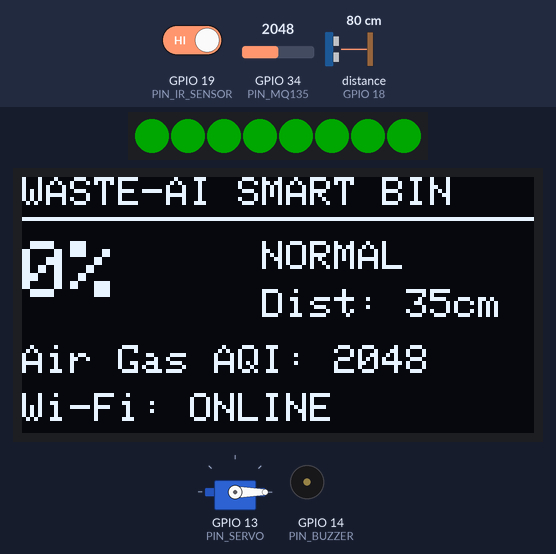
Simulated run of this sketch. Board: ESP32. Parts: servo, 8 RGB LEDs in strip order, left to right, 128×64 one-colour display, buzzer (waves = sounding, pin HIGH). Wiring (inferred from the names in the program): ultrasonic range finder: trigger GPIO 5; echo GPIO 18. Inputs (shaded band) come from the test bench; at power-on: distance to the obstacle (sensor on GPIO 18) 80 cm, GPIO 19 (PIN_IR_SENSOR) HIGH, GPIO 34 (PIN_MQ135) = 2048. The echo pulse lasts 58.3 µs per cm; dim RGB values are drawn brighter than linear; WiFi joins after 1.5 s; servers stay silent unless stated; uploads are accepted with an empty reply; pins used as bus, display or sensor lines are not drawn; what the sketch prints to the serial monitor is not drawn.

Above: at 3.6 s.
3.7 s: distance to the obstacle (sensor on GPIO 18) set to 9 cm
At 7.1 s:
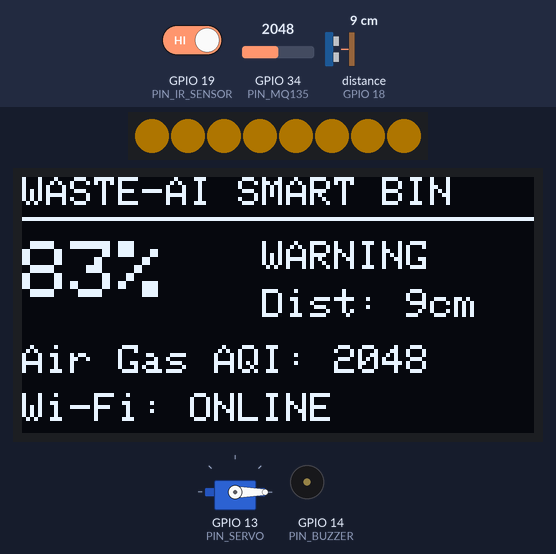
7.5 s: distance to the obstacle (sensor on GPIO 18) set to 6 cm
At 9.7 s:
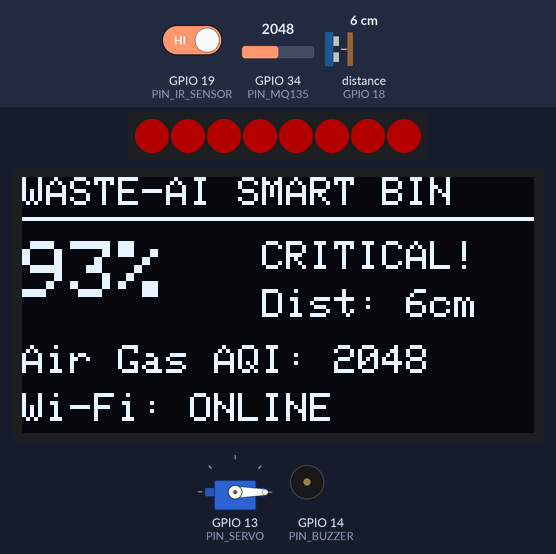
15.4 s: distance to the obstacle (sensor on GPIO 18) set to 18 cm
At 19.1 s:
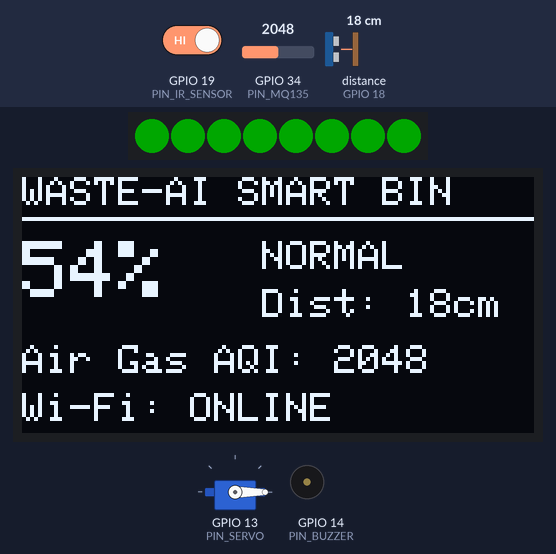
19.6 s: GPIO 19 (PIN_IR_SENSOR) driven LOW
At 20.6 s:
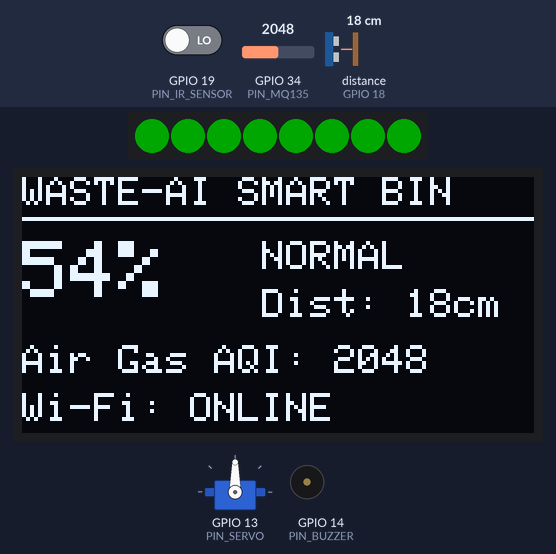
21.1 s: distance to the obstacle (sensor on GPIO 18) set to 2 cm
At 21.8 s:
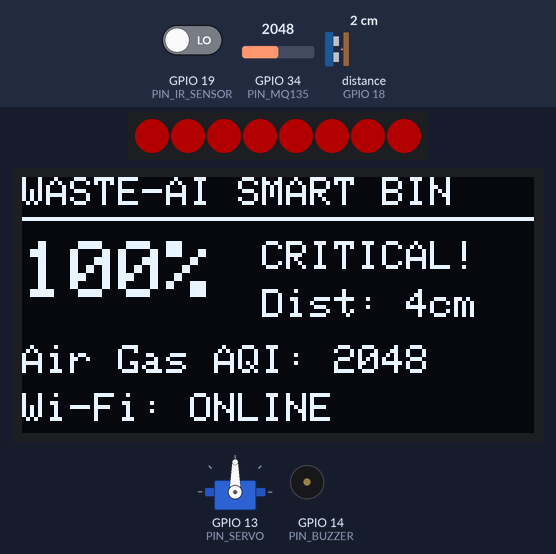
28.8 s: GPIO 34 (PIN_MQ135) set to 2866
At 31.5 s:
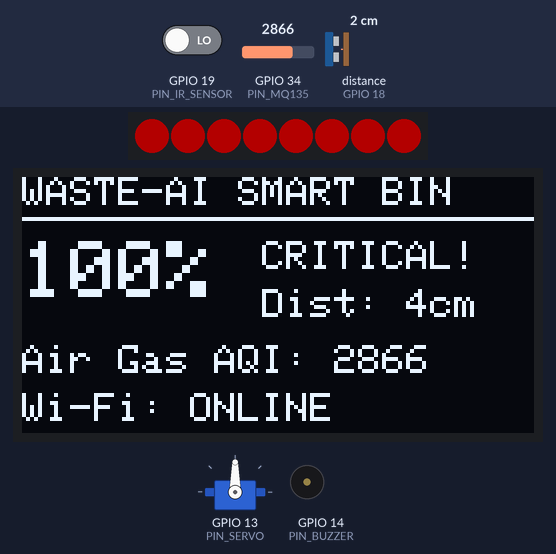
Timing chart, 0 to 34.9 s (numbered marks = the images above; inputs shaded):
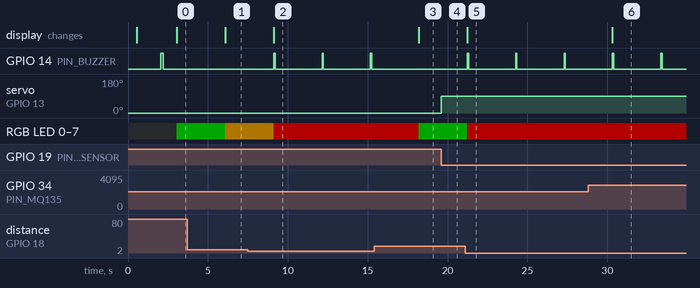

Measured:
- the behaviour switches between 8 and 7 cm on distance to the obstacle (sensor on GPIO 18) (found by bisection; images 1 and 2)
- after the input at 3.7 s, RGB LED 0–7: RGB(0, 42, 0) → RGB(52, 35, 0) after 2.4 s; the display: changes after 2.4 s (image 1)
- after the input at 7.5 s, GPIO 14 (PIN_BUZZER): alternates HIGH for 0.08 s and LOW for 2.9 s, starting after 1.6 s; RGB LED 0–7: RGB(52, 35, 0) → RGB(60, 0, 0) after 1.6 s; the display: changes after 1.6 s (image 2)
- after the input at 15.4 s, GPIO 14 (PIN_BUZZER): stays LOW (without the input it goes to HIGH after 2.8 s); RGB LED 0–7: RGB(60, 0, 0) → RGB(0, 42, 0) after 2.8 s; the display: changes after 2.8 s (image 3)
- after the input at 19.6 s, servo on GPIO 13 (PIN_SERVO): 0° → 90° at once
- after the input at 21.1 s, GPIO 14 (PIN_BUZZER): alternates HIGH for 0.08 s and LOW for 2.9 s, starting after 0.14 s; RGB LED 0–7: RGB(0, 42, 0) → RGB(60, 0, 0) after 0.14 s; the display: changes after 0.14 s (image 5)
- after the input at 28.8 s, the display: changes after 1.5 s (image 6)

The sketch:

esp32_smart_dustbin.ino
```cpp
/**
 * ============================================================================
 * AI WASTE DETECTION SYSTEM - ESP32 IOT SMART DUSTBIN FIRMWARE
 * ============================================================================
 * Features:
 *  - HC-SR04 Ultrasonic Distance Sensor for Fill-Level Calculation (0-100%)
 *  - TCRT5000 IR Proximity Sensor for Touchless Automatic Lid (Servo Open/Close)
 *  - MQ-135 Gas & Odor Sensor for Air Quality Monitoring
 *  - HX711 + Load Cell for Waste Weight Measurement
 *  - 0.96" SSD1306 I2C OLED Display for Local Status
 *  - WS2812B NeoPixel RGB LED Ring for Visual Level Alerts
 *  - 5V Active Buzzer for Local Acoustic Alarms
 *  - Wi-Fi HTTP Client: Synchronizes Live Telemetry with Flask Server API
 * ============================================================================
 */

#include <WiFi.h>
#include <HTTPClient.h>
#include <ArduinoJson.h>
#include <Wire.h>
#include <Adafruit_GFX.h>
#include <Adafruit_SSD1306.h>
#include <Adafruit_NeoPixel.h>
#include <ESP32Servo.h>

// ==========================================
// NETWORK CONFIGURATION
// ==========================================
const char* WIFI_SSID     = "YOUR_WIFI_SSID";
const char* WIFI_PASSWORD = "YOUR_WIFI_PASSWORD";

// Central Flask AI Waste Detection Server Endpoint
// Replace with the IP address of the PC running `app.py`
const char* SERVER_TELEMETRY_URL = "http://192.168.1.100:5001/api/hardware_telemetry";

// Device Identification
const char* DEVICE_ID       = "ESP32-BIN-01";
const char* DEVICE_LOCATION = "Paralakhemundi, Odisha - Cam 01";

// ==========================================
// PIN DEFINITIONS
// ==========================================
#define PIN_TRIG        5     // HC-SR04 Trigger Pin
#define PIN_ECHO        18    // HC-SR04 Echo Pin (via voltage divider)
#define PIN_IR_SENSOR   19    // TCRT5000 IR Sensor Digital Out
#define PIN_SERVO       13    // MG995 / SG90 PWM Servo Pin
#define PIN_BUZZER      14    // 5V Active Buzzer Pin
#define PIN_MQ135       34    // MQ-135 Analog Out (ADC1 CH6)
#define PIN_NEOPIXEL    4     // WS2812B RGB Data In
#define NUM_PIXELS      8     // Number of LEDs in NeoPixel Ring

#define OLED_WIDTH      128
#define OLED_HEIGHT     64
#define OLED_RESET      -1

// ==========================================
// DUSTBIN PHYSICAL PARAMETERS
// ==========================================
const float BIN_HEIGHT_CM     = 35.0; // Distance from ultrasonic sensor to empty bin bottom
const float SENSOR_MIN_GAP_CM = 4.0;  // Minimum gap before complete overflow (100% full)
const int   WARN_THRESHOLD    = 75;   // Warning threshold in percent
const int   CRIT_THRESHOLD    = 90;   // Critical overflow threshold in percent

// ==========================================
// GLOBAL OBJECTS & TIMERS
// ==========================================
Adafruit_SSD1306 display(OLED_WIDTH, OLED_HEIGHT, &Wire, OLED_RESET);
Adafruit_NeoPixel strip(NUM_PIXELS, PIN_NEOPIXEL, NEO_GRB + NEO_KHZ800);
Servo binServo;

unsigned long lastTelemetryTime = 0;
const unsigned long TELEMETRY_INTERVAL = 3000; // Send telemetry every 3 seconds

unsigned long lidOpenedTime = 0;
bool isLidOpen = false;
const unsigned long LID_HOLD_DURATION = 4000; // Hold lid open for 4 seconds after hand detected

// ==========================================
// HELPER: READ ULTRASONIC SENSOR
// ==========================================
float readDistanceCm() {
  digitalWrite(PIN_TRIG, LOW);
  delayMicroseconds(2);
  digitalWrite(PIN_TRIG, HIGH);
  delayMicroseconds(10);
  digitalWrite(PIN_TRIG, LOW);

  long duration = pulseIn(PIN_ECHO, HIGH, 30000); // 30ms timeout (~5 meters max)
  if (duration <= 0) {
    return BIN_HEIGHT_CM; // Fallback to empty if pulse times out
  }

  float distance = (duration * 0.0343) / 2.0;
  if (distance > BIN_HEIGHT_CM) distance = BIN_HEIGHT_CM;
  if (distance < SENSOR_MIN_GAP_CM) distance = SENSOR_MIN_GAP_CM;
  return distance;
}

// Calculate percentage from distance
float calculateFillPercentage(float distanceCm) {
  float usableHeight = BIN_HEIGHT_CM - SENSOR_MIN_GAP_CM;
  float wasteDepth   = BIN_HEIGHT_CM - distanceCm;
  float fillPercent  = (wasteDepth / usableHeight) * 100.0;
  if (fillPercent < 0.0) fillPercent = 0.0;
  if (fillPercent > 100.0) fillPercent = 100.0;
  return fillPercent;
}

// ==========================================
// HELPER: UPDATE NEOPIXEL STATUS RING
// ==========================================
void setNeoPixelStatus(float fillPercent) {
  uint32_t color;
  if (fillPercent < WARN_THRESHOLD) {
    color = strip.Color(0, 180, 0);       // Green: Safe / Low Fill
  } else if (fillPercent < CRIT_THRESHOLD) {
    color = strip.Color(220, 150, 0);     // Amber: Warning Nearly Full
  } else {
    color = strip.Color(255, 0, 0);       // Red: Critical Overflow!
  }

  for (int i = 0; i < NUM_PIXELS; i++) {
    strip.setPixelColor(i, color);
  }
  strip.show();
}

// ==========================================
// HELPER: UPDATE OLED LOCAL DISPLAY
// ==========================================
void updateOledDisplay(float fillPercent, float distanceCm, int gasVal) {
  display.clearDisplay();
  display.setTextSize(1);
  display.setTextColor(SSD1306_WHITE);

  // Header Title
  display.setCursor(0, 0);
  display.print("WASTE-AI SMART BIN");
  display.drawLine(0, 10, 127, 10, SSD1306_WHITE);

  // Big Fill Percentage
  display.setCursor(0, 16);
  display.setTextSize(2);
  display.print((int)fillPercent);
  display.print("%");

  // Status Text
  display.setTextSize(1);
  display.setCursor(60, 16);
  if (fillPercent >= CRIT_THRESHOLD) {
    display.print("CRITICAL!");
  } else if (fillPercent >= WARN_THRESHOLD) {
    display.print("WARNING");
  } else {
    display.print("NORMAL");
  }

  // Distance & Gas details
  display.setCursor(60, 28);
  display.print("Dist: ");
  display.print((int)distanceCm);
  display.print("cm");

  display.setCursor(0, 42);
  display.print("Air Gas AQI: ");
  display.print(gasVal);

  display.setCursor(0, 54);
  display.print("Wi-Fi: ");
  display.print(WiFi.status() == WL_CONNECTED ? "ONLINE" : "OFFLINE");

  display.display();
}

// ==========================================
// HELPER: SEND HTTP TELEMETRY TO FLASK SERVER
// ==========================================
void sendServerTelemetry(float fillPercent, float distanceCm, int gasVal) {
  if (WiFi.status() != WL_CONNECTED) {
    Serial.println("[Wi-Fi] Disconnected! Skipping telemetry sync.");
    return;
  }

  HTTPClient http;
  http.begin(SERVER_TELEMETRY_URL);
  http.addHeader("Content-Type", "application/json");

  // Prepare JSON Payload
  StaticJsonDocument<256> doc;
  doc["device_id"]       = DEVICE_ID;
  doc["location"]        = DEVICE_LOCATION;
  doc["fill_percent"]    = round(fillPercent);
  doc["distance_cm"]     = distanceCm;
  doc["gas_ppm"]         = gasVal;
  doc["lid_open"]        = isLidOpen;
  doc["timestamp_epoch"] = millis() / 1000;

  String jsonPayload;
  serializeJson(doc, jsonPayload);

  int httpCode = http.POST(jsonPayload);
  if (httpCode > 0) {
    Serial.printf("[HTTP] Telemetry POST OK (%d): %s\n", httpCode, jsonPayload.c_str());
    String response = http.getString();

    // Check if server commanded a physical alarm beep
    StaticJsonDocument<256> respDoc;
    DeserializationError err = deserializeJson(respDoc, response);
    if (!err && respDoc["trigger_buzzer"].as<bool>()) {
      Serial.println("[ALARM] Server triggered illegal dumping buzzer!");
      digitalWrite(PIN_BUZZER, HIGH);
      delay(300);
      digitalWrite(PIN_BUZZER, LOW);
    }
  } else {
    Serial.printf("[HTTP] Telemetry POST Failed: %s\n", http.errorToString(httpCode).c_str());
  }
  http.end();
}

// ==========================================
// SETUP
// ==========================================
void setup() {
  Serial.begin(115200);
  delay(500);
  Serial.println("\n--- AI WASTE DETECTION SMART BIN STARTING ---");

  // GPIO Modes
  pinMode(PIN_TRIG, OUTPUT);
  pinMode(PIN_ECHO, INPUT);
  pinMode(PIN_IR_SENSOR, INPUT);
  pinMode(PIN_BUZZER, OUTPUT);
  pinMode(PIN_MQ135, INPUT);

  digitalWrite(PIN_BUZZER, LOW);

  // Initialize Servo
  binServo.attach(PIN_SERVO);
  binServo.write(0); // Lid closed initially

  // Initialize NeoPixel Ring
  strip.begin();
  strip.setBrightness(60);
  strip.show();

  // Initialize I2C OLED
  Wire.begin(21, 22);
  if (display.begin(SSD1306_SWITCHCAPVCC, 0x3C)) {
    display.clearDisplay();
    display.setTextSize(1);
    display.setTextColor(SSD1306_WHITE);
    display.setCursor(10, 24);
    display.print("WasteAI Booting...");
    display.display();
  }

  // Connect to Wi-Fi
  WiFi.mode(WIFI_STA);
  WiFi.begin(WIFI_SSID, WIFI_PASSWORD);
  Serial.printf("Connecting to Wi-Fi '%s'...", WIFI_SSID);

  int attempts = 0;
  while (WiFi.status() != WL_CONNECTED && attempts < 20) {
    delay(500);
    Serial.print(".");
    attempts++;
  }

  if (WiFi.status() == WL_CONNECTED) {
    Serial.printf("\n[Wi-Fi] Connected! IP: %s\n", WiFi.localIP().toString().c_str());
  } else {
    Serial.println("\n[Wi-Fi] Failed to connect! Operating in standalone offline mode.");
  }

  // Startup beep
  digitalWrite(PIN_BUZZER, HIGH);
  delay(150);
  digitalWrite(PIN_BUZZER, LOW);
}

// ==========================================
// MAIN LOOP
// ==========================================
void loop() {
  // 1. Touchless Hands-Free Automatic Lid Check
  int irState = digitalRead(PIN_IR_SENSOR);
  // TCRT5000 outputs LOW when an obstacle/hand is detected
  if (irState == LOW) {
    if (!isLidOpen) {
      Serial.println("[LID] Hand detected! Opening dustbin lid (90 deg)...");
      binServo.write(90);
      isLidOpen = true;
    }
    lidOpenedTime = millis(); // Refresh open timer
  }

  // Auto-close lid after delay
  if (isLidOpen && (millis() - lidOpenedTime >= LID_HOLD_DURATION)) {
    Serial.println("[LID] Hold timer expired. Closing dustbin lid (0 deg)...");
    binServo.write(0);
    isLidOpen = false;
  }

  // 2. Periodic Telemetry and Sensor Reading
  if (millis() - lastTelemetryTime >= TELEMETRY_INTERVAL) {
    lastTelemetryTime = millis();

    float distance = readDistanceCm();
    float fillPct  = calculateFillPercentage(distance);
    int   gasVal   = analogRead(PIN_MQ135);

    // Update Local Outputs
    setNeoPixelStatus(fillPct);
    updateOledDisplay(fillPct, distance, gasVal);

    // Beep warning on critical overflow
    if (fillPct >= CRIT_THRESHOLD) {
      digitalWrite(PIN_BUZZER, HIGH);
      delay(80);
      digitalWrite(PIN_BUZZER, LOW);
    }

    // Send Telemetry to Flask Server
    sendServerTelemetry(fillPct, distance, gasVal);
  }

  delay(50);
}
```
